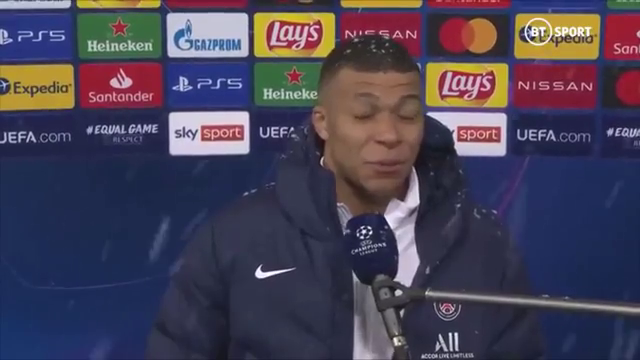
#> input picture frame 9 of CSC420/CSC420/A4/KylianMbappe.mp4, 640 x 360 px
$ jupyter execute --allow-errors Q5.ipynb   (shell and % lines are left out)   (older library calls are emulated)
#> lines starting #> are read from the running program, lines starting #| are printed output that depends on the picture; after the words box and inside, x2 and y2 are one past the last pixel; in counts of white or black regions, pixels touching at a corner belong together
[cell 1]
from google.colab import drive
drive.mount('/content/drive')

[cell 2]
from sklearn.cluster import MeanShift
import cv2
import numpy as np
from sklearn.cluster import estimate_bandwidth # to automatically estimate a good bandwidth for mean shift
from google.colab.patches import cv2_imshow
import matplotlib.pyplot as plt

5.1

[cell 3]
cap = cv2.VideoCapture('/content/drive/My Drive/KylianMbappe.mp4')
# capture one frame
ret,frame = cap.read()
#> frame is the input picture: shape (360, 640, 3); mean B, G, R 86, 66.6, 72.7

# detect a face on the first frame
face_detector = cv2.CascadeClassifier(cv2.data.haarcascades + 'haarcascade_frontalface_default.xml')
face_boxes = face_detector.detectMultiScale(frame)
#> face_boxes = [[325, 70, 117, 117]]

if len(face_boxes)==0:
    print('no face detected')
    assert(False)

# initialize the tracing window around the (first) detected face
(x,y,w,h) = tuple(face_boxes[0])
#> x = 325; y = 70; w = 117; h = 117
track_window = (x,y,w,h)
#> track_window = (325, 70, 117, 117)

#  region of interest for tracking
roi = frame[y:y+h, x:x+w]
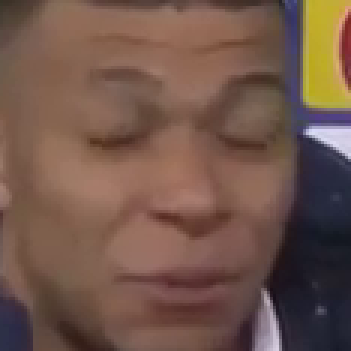
#> roi: shape (117, 117, 3) (shown 3 times larger); mean B, G, R 74.6, 86.1, 113.8

# convert the roi to HSV so we can construct a histogram of Hue
hsv_roi =  cv2.cvtColor(roi, cv2.COLOR_BGR2HSV)
#> hsv_roi: shape (117, 117, 3); mean H, S, V 31.8, 95.4, 116.1

# why do we need this mask? (remember the cone?)
# read the description for Figure 3 in the original Cam Shift paper: http://citeseerx.ist.psu.edu/viewdoc/summary?doi=10.1.1.14.7673
mask = cv2.inRange(hsv_roi, np.array((0., 60.,32.)), np.array((180.,255.,255.)))
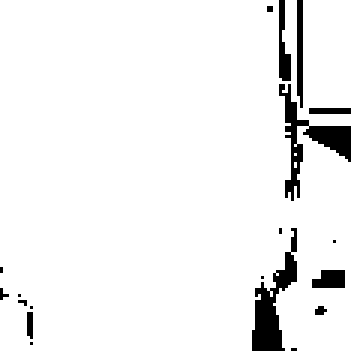
#> mask: shape (117, 117) (shown 3 times larger); 94.4% white; 19 black regions (13 under 20 px), largest, box (x1, y1, x2, y2) and area: (84, 76, 99, 117) 245, (93, 28, 117, 67) 244, (99, 0, 101, 36) 68, (93, 0, 97, 27) 67, (104, 90, 115, 96) 57, (103, 36, 117, 38) 28


# form histogram of hue in the roi
roi_hist = cv2.calcHist([hsv_roi],[0],mask,[180],[0,180])
#> roi_hist = 180 values, max 2374 at index 10, min 0 at index 22, mean 71.83
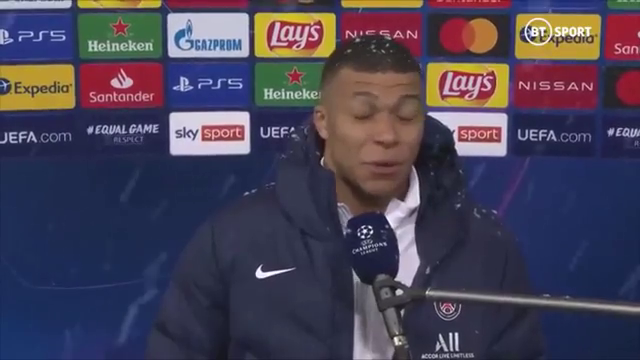
#> input picture frame 10 of CSC420/CSC420/A4/KylianMbappe.mp4, 640 x 360 px
#> further down, frame is the input picture: shape (360, 640, 3); mean B, G, R 86, 66.6, 72.6
#> `hsv = cv2.cvtColor(frame, cv2.COLOR_BGR2HSV)`: hsv: shape (360, 640, 3); mean H, S, V 107.8, 118.3, 101.6
#> `dst = cv2.calcBackProject([hsv],[0],roi_hist,[0,180],1)`:
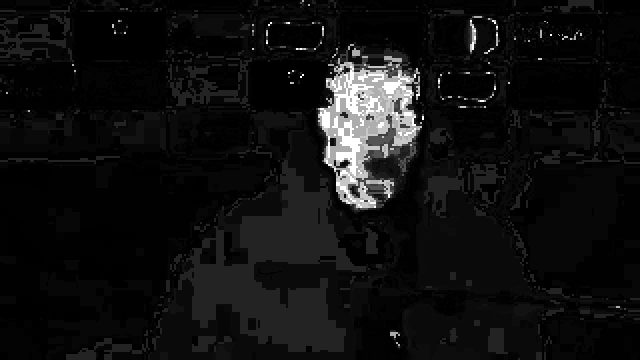
#> dst: shape (360, 640); min 0, max 255, mean 16.6
#> `ret, track_window = cv2.meanShift(dst, track_window, term_crit)`: ret = 4; track_window = (308, 55, 117, 117)
#> `face_boxes = face_detector.detectMultiScale(frame)`: face_boxes = [[324, 68, 121, 121]]

# normalize the histogram array values so they are in the min=0 to max=255 range
cv2.normalize(roi_hist,roi_hist,0,255,cv2.NORM_MINMAX)

# termination criteria for mean shift: 10 iteration or shift less than 1 pixel
term_crit = ( cv2.TERM_CRITERIA_EPS | cv2.TERM_CRITERIA_COUNT, 10, 1 )
IoUs = []
frame_numbers = []
frame_number = 2
#> (the rest of this cell did not finish here and is left out)

[cell 4]
frame_number_array = np.array(frame_numbers)
IoU_array = np.array(IoUs)
plt.plot(frame_number_array, IoU_array)
plt.xlabel('frame number')
plt.ylabel('IoU')
plt.show()
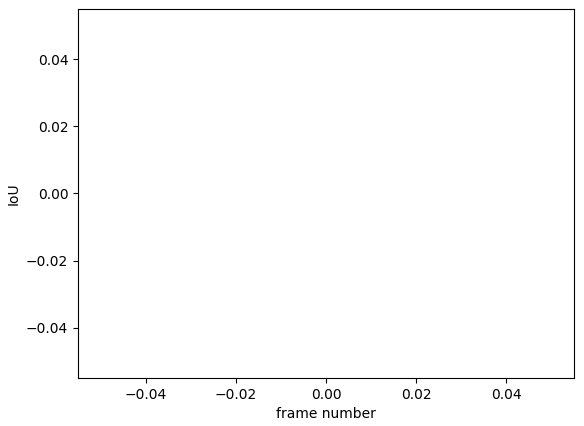
#> figure drawn by matplotlib, 1 panel

5.2

[cell 5]
cap = cv2.VideoCapture('/content/drive/My Drive/KylianMbappe.mp4')

# capture one frame
ret,frame = cap.read()

# detect a face on the first frame
face_detector = cv2.CascadeClassifier(cv2.data.haarcascades + 'haarcascade_frontalface_default.xml')
face_boxes = face_detector.detectMultiScale(frame)
#> face_boxes = [[325, 70, 117, 117]]

if len(face_boxes)==0:
    print('no face detected')
    assert(False)

# initialize the tracing window around the (first) detected face
(x,y,w,h) = tuple(face_boxes[0])
track_window = (x,y,w,h)
#> track_window = (325, 70, 117, 117)

#  region of interest for tracking
roi = frame[y:y+h, x:x+w]

# # convert the roi to HSV so we can construct a histogram of Hue
#hsv_roi =  cv2.cvtColor(roi, cv2.COLOR_BGR2HSV)

# why do we need this mask? (remember the cone?)
# read the description for Figure 3 in the original Cam Shift paper: http://citeseerx.ist.psu.edu/viewdoc/summary?doi=10.1.1.14.7673

gray_roi = cv2.cvtColor(roi, cv2.COLOR_BGR2GRAY)
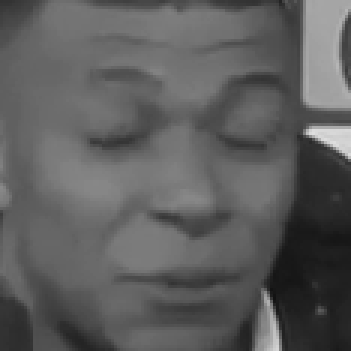
#> gray_roi: shape (117, 117) (shown 3 times larger); min 18, max 222, mean 93.1
img = cv2.GaussianBlur(gray_roi,(5,5),0)
#> img: shape (117, 117)
sobelx = cv2.Sobel(img,cv2.CV_64F,1,0,ksize=5)  # x
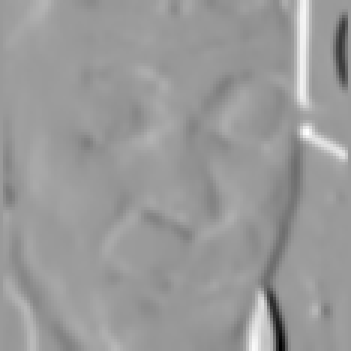
#> sobelx: shape (117, 117) float64 (shown 3 times larger); min -5444, max 3550, mean -11.5; drawn with min black and max white
sobely = cv2.Sobel(img,cv2.CV_64F,0,1,ksize=5)  # y
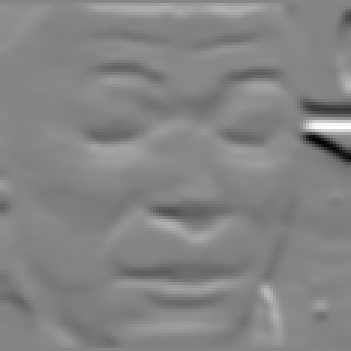
#> sobely: shape (117, 117) float64 (shown 3 times larger); min -4920, max 4512, mean -21.2; drawn with min black and max white
mag, ang = cv2.cartToPolar(sobelx, sobely, angleInDegrees=True)
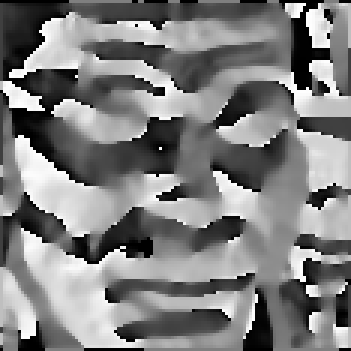
#> ang: shape (117, 117) float64 (shown 3 times larger); min 0, max 360, mean 180.3; drawn with min black and max white
max_magnitude = np.amax(mag)
#> max_magnitude = 5528.7
mask = np.zeros((mag.shape[0],mag.shape[1]), dtype="uint8")
for i in range(mag.shape[0]):
  for j in range(mag.shape[1]):
    if 0.1 * max_magnitude < mag[i][j]:
       mask[i][j] = gray_roi[i][j]
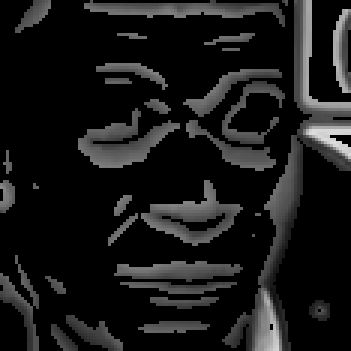
#> mask: shape (117, 117) (shown 3 times larger); min 0, max 222, mean 24.7
# form histogram of hue in the roi
roi_hist = cv2.calcHist([gray_roi],[0],mask,[180],[0,180])
#> roi_hist = 180 values, max 86 at index 86, min 0 at index 0, mean 19.83
#> `face_boxes = face_detector.detectMultiScale(frame)`: face_boxes = [[324, 69, 118, 118]]

# normalize the histogram array values so they are in the min=0 to max=255 range
cv2.normalize(roi_hist,roi_hist,0,255,cv2.NORM_MINMAX)

# termination criteria for mean shift: 10 iteration or shift less than 1 pixel
term_crit = ( cv2.TERM_CRITERIA_EPS | cv2.TERM_CRITERIA_COUNT, 10, 1 )

frame_number = 2
frame_numbers = []
IoUs = []
#> (the rest of this cell did not finish here and is left out)

$ run again, starting later in the video
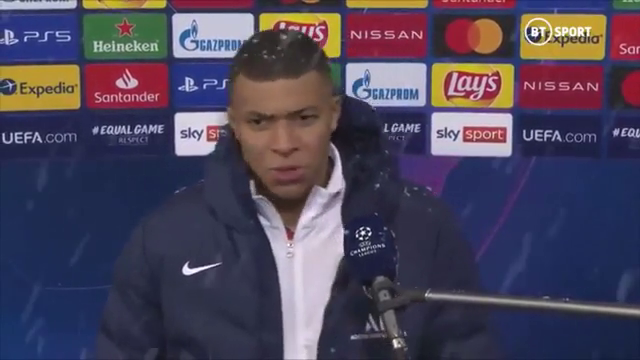
#> input picture frame 43 of CSC420/CSC420/A4/KylianMbappe.mp4, 640 x 360 px
#> frame is the input picture: shape (360, 640, 3); mean B, G, R 90.4, 69.8, 77.1
#> `face_boxes = face_detector.detectMultiScale(frame)`: face_boxes = [[256, 204, 32, 32], [228, 79, 109, 109]]
#> x = 256; y = 204; w = 32
#> `track_window = (x,y,w,h)`: track_window = (256, 204, 32, 32)
#> hsv_roi: shape (32, 32, 3); mean H, S, V 107.3, 50.3, 130.8
#> `roi_hist = cv2.calcHist([hsv_roi],[0],mask,[180],[0,180])`: roi_hist = 180 values, max 86 at index 119, min 0 at index 0, mean 1.82
#> hsv: shape (360, 640, 3); mean H, S, V 109.2, 114.2, 104.9
#> `dst = cv2.calcBackProject([hsv],[0],roi_hist,[0,180],1)`:
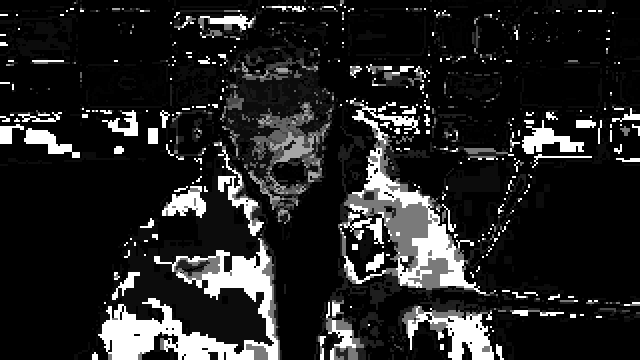
#> dst: shape (360, 640); min 0, max 255, mean 36.2
#> `ret, track_window = cv2.meanShift(dst, track_window, term_crit)`: ret = 10; track_window = (226, 185, 32, 32)
#> `face_boxes = face_detector.detectMultiScale(frame)`: face_boxes = [[226, 74, 113, 113]]
#> `face_boxes = face_detector.detectMultiScale(frame)`: face_boxes = [[256, 204, 32, 32], [228, 79, 109, 109]]
#> `track_window = (x,y,w,h)`: track_window = (256, 204, 32, 32)
#> max_magnitude = 4592.6
#> after the loop `for i in range(mag.shape[0]):`:
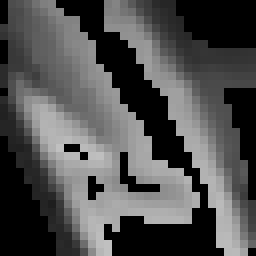
#> mask: shape (32, 32) (shown 8 times larger); min 0, max 192, mean 79.5
#> `roi_hist = cv2.calcHist([gray_roi],[0],mask,[180],[0,180])`: roi_hist = 180 values, max 11 at index 40, min 0 at index 0, mean 3.66
#> `face_boxes = face_detector.detectMultiScale(frame)`: face_boxes = [[251, 202, 31, 31], [227, 74, 112, 112]]

$ run again, starting later in the video
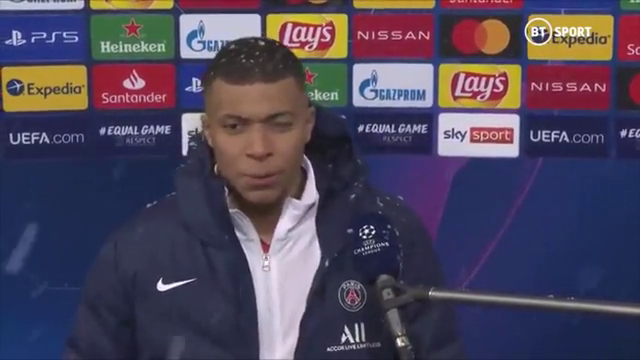
#> input picture frame 77 of CSC420/CSC420/A4/KylianMbappe.mp4, 640 x 360 px
#> frame is the input picture: shape (360, 640, 3); mean B, G, R 90.9, 70.2, 78
#> `face_boxes = face_detector.detectMultiScale(frame)`: face_boxes = [[202, 82, 112, 112]]
#> x = 202; y = 82; w = 112
#> `track_window = (x,y,w,h)`: track_window = (202, 82, 112, 112)
#> hsv_roi: shape (112, 112, 3); mean H, S, V 28.7, 88.9, 114.1
#> `roi_hist = cv2.calcHist([hsv_roi],[0],mask,[180],[0,180])`: roi_hist = 180 values, max 2317 at index 8, min 0 at index 18, mean 63.92
#> hsv: shape (360, 640, 3); mean H, S, V 108.6, 114.7, 106.1
#> `ret, track_window = cv2.meanShift(dst, track_window, term_crit)`: ret = 4; track_window = (200, 69, 112, 112)
#> `face_boxes = face_detector.detectMultiScale(frame)`: face_boxes = [[201, 81, 113, 113]]
#> `face_boxes = face_detector.detectMultiScale(frame)`: face_boxes = [[202, 82, 112, 112]]
#> `track_window = (x,y,w,h)`: track_window = (202, 82, 112, 112)
#> max_magnitude = 4718.2
#> after the loop `for i in range(mag.shape[0]):`:
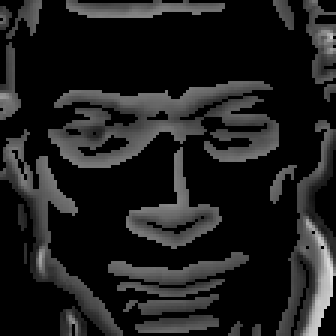
#> mask: shape (112, 112) (shown 3 times larger); min 0, max 226, mean 29.7
#> `roi_hist = cv2.calcHist([gray_roi],[0],mask,[180],[0,180])`: roi_hist = 180 values, max 111 at index 80, min 0 at index 0, mean 23.18
#> `face_boxes = face_detector.detectMultiScale(frame)`: face_boxes = [[201, 81, 113, 113]]
